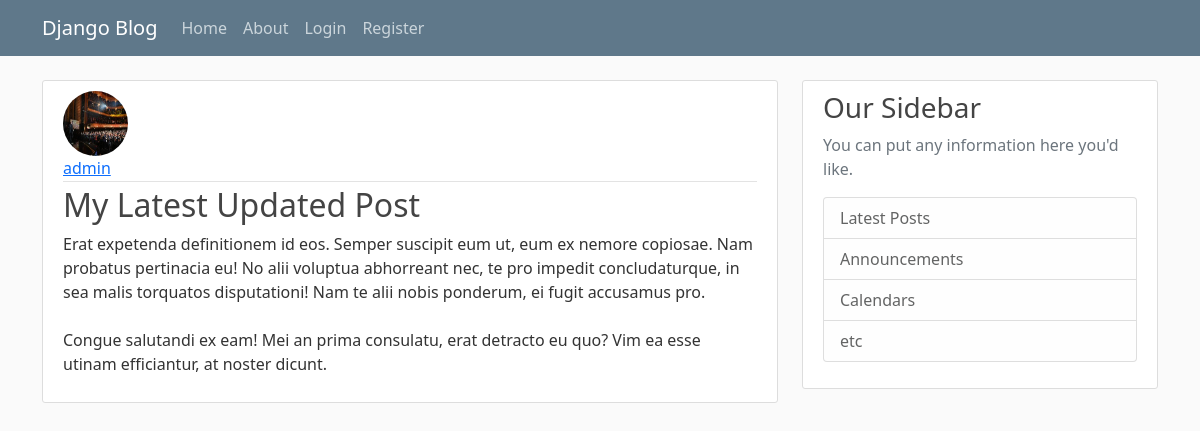
Screenshot of /post/32/ with the database file from the repository.
### blog/models.py (models this page shows, shortened)
class Post(models.Model):
    title=models.CharField(max_length=100)
    content=models.TextField()#for large amount of text, since posts can contain many text.
    date_posted=models.DateTimeField(default=timezone.now)#we dont pass timezone.now() as a function, but pass timezone.now as a reference to the function. if we passed it as function i.e using paranthesis, then it would return the time when this model was created, but we pass it as a reference whenever the user creates the post
    author=models.ForeignKey(User,on_delete=models.CASCADE)#author: a ForeignKey linking to the User model. This establishes a many-to-one relationship, meaning each post is written by one user, but each user can write many posts. The on_delete=models.CASCADE parameter specifies that if a user is deleted, all of their posts will also be deleted automatically, which is a common behavior in blog applications to maintain referential integrity.

### users/models.py (models this page shows, shortened)
class Profile(models.Model):
    user = models.OneToOneField(User,on_delete=models.CASCADE)
    image= models.ImageField(default="default.jpg",upload_to="profile_pics")

### blog/views.py (the view)
# urls.py: path('post/<int:pk>/',PostDetailView.as_view(),name='post-detail'),
class PostDetailView(DetailView):
    model= Post

### blog/templates/blog/post_detail.html (shortened to what this page needs)
{% extends 'blog/base.html' %} {% block content %}
<article class="media content-section">
    <img src="{{ object.author.profile.image.url }}" class="rounded-circle article-img">
    <div class="media-body">
        <div class="article-metadata ">
            <a class="mr-2" href="{%url 'user-posts' object.author.username %}">{{ object.author }}</a>
        </div>
        <h2 class="article-title">{{ object.title }}</h2>
        <p class="article-content">{{ object.content }}</p>
    </div>
</article>
{% endblock %}

### blog/static/blog/main.css (style rules this page uses)
body { background: #fafafa; color: #333333; margin-top: 5rem; }
h1, h2, h3, h4, h5, h6 { color: #444444; }
.content-section { background: #ffffff; padding: 10px 20px; border: 1px solid #dddddd; border-radius: 3px; margin-bottom: 20px; }
.article-title { color: #444444; }
.article-content { white-space: pre-line; }
.article-img { height: 65px; width: 65px; margin-right: 16px; }
.article-metadata { padding-bottom: 1px; margin-bottom: 4px; border-bottom: 1px solid #e3e3e3 }

### rows the page displays
Post: author.profile.image (picture), author "admin", title "My Latest Updated Post", content "Erat expetenda definitionem id eos. Semper suscipit eum ut, eum ex nemore copiosae. Nam probatus pertinacia eu! No alii voluptua abhorreant nec, te pro impedit concludaturque, in sea malis torquatos disputationi! Nam te alii nobis ponderum, ei fugit accusamus pro. Congue salutandi ex eam! Mei an prima consulatu, erat detracto eu quo? Vim ea esse utinam efficiantur, at noster dicunt."
